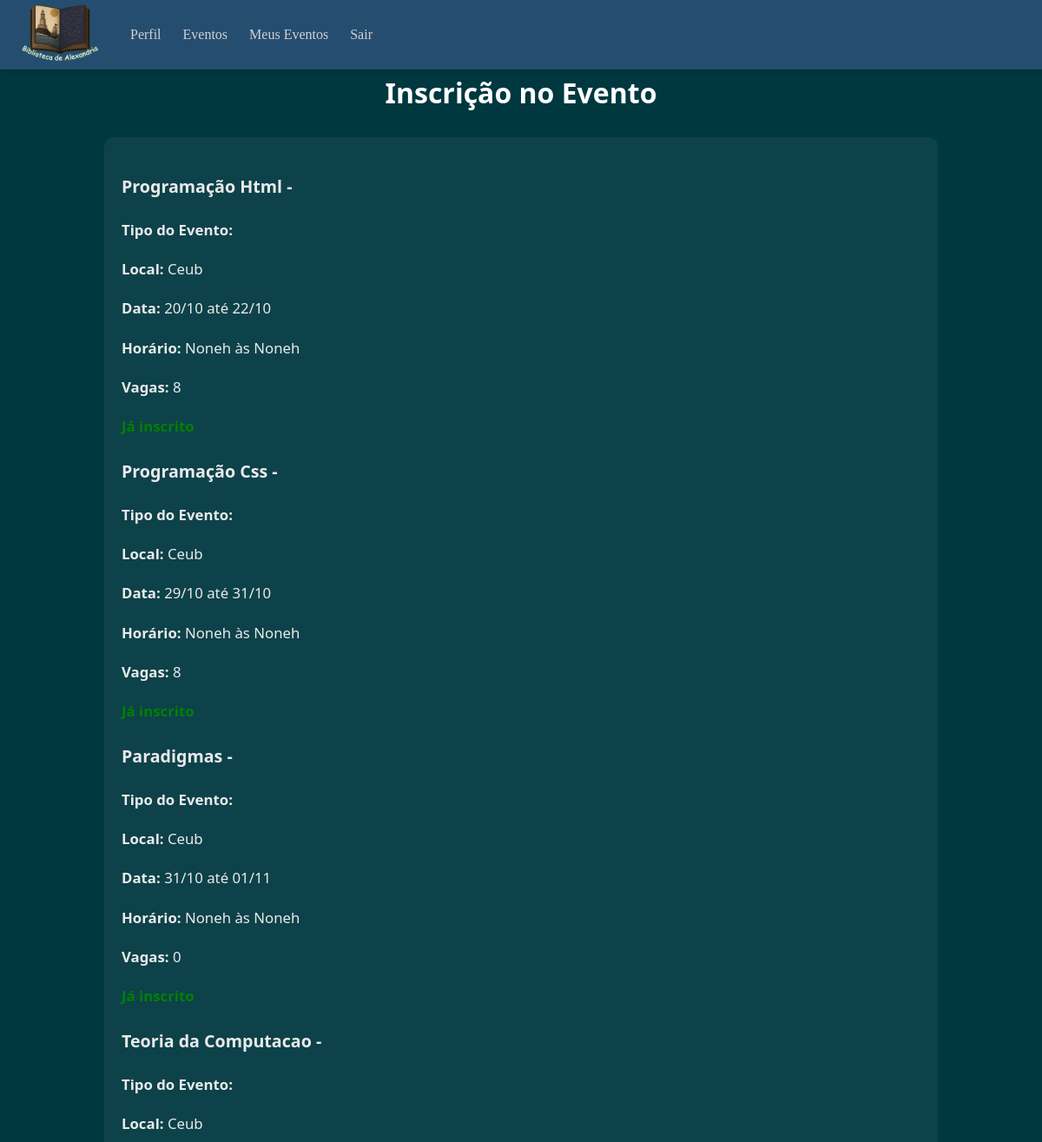
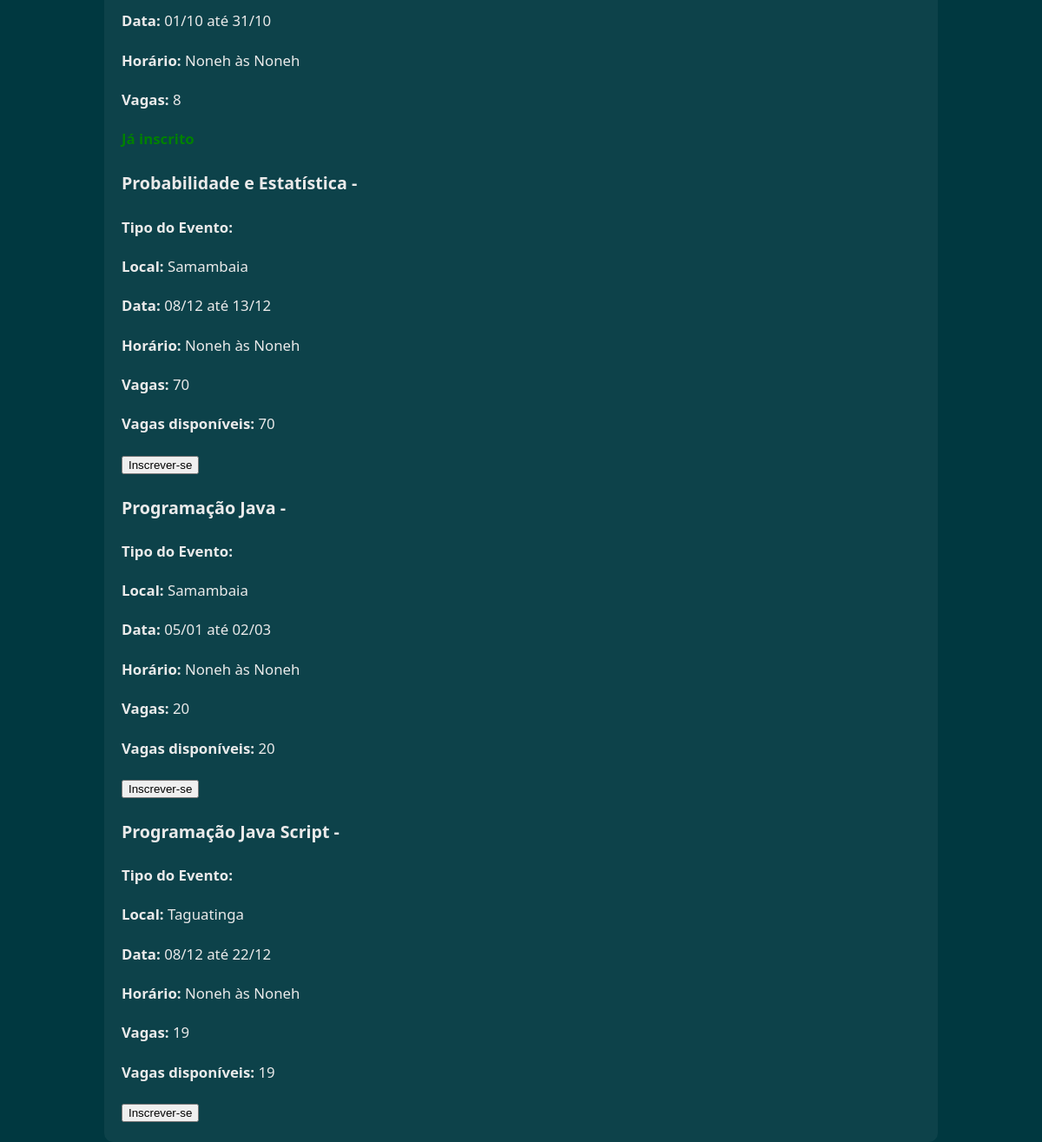
Page /eventos_disp/ (signed in) on the earlier database version (2 pictures, top to bottom).
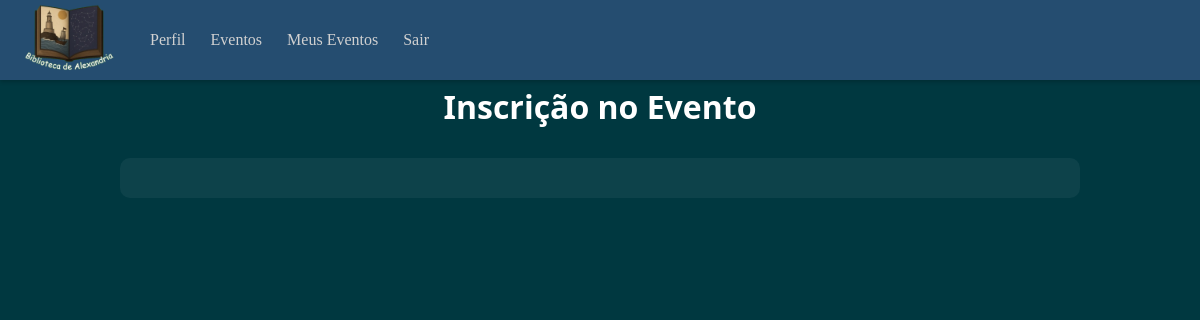
Same page on the later database version.
### login/models.py (models this page shows)
class Evento (models.Model):
    id_evento = models.AutoField(primary_key=True, unique=True)
    nome = models.TextField(max_length=100, null= True)
    tipoEvento = models.TextField(max_length=200)
    dataIni = models.DateField()
    dataFin = models.DateField()
    horasIni = models.TimeField(validators=[MinValueValidator(1)], null=True, blank=True)
    horasFin = models.TimeField(validators=[MinValueValidator(1)], null=True, blank=True)
    horasDura = models.TimeField(validators=[MinValueValidator(1)], null=True, blank=True)
    local = models.TextField(max_length=200)
    quantPart = models.IntegerField(validators=[MinValueValidator(0)], null=False, blank=False, default=0)
    organizador = models.TextField(max_length=200, null=False, blank=False)
    vagas = models.IntegerField(validators=[MinValueValidator(1)], null=False)
    certificado = models.BooleanField(default=False)

### login/views.py (the view)
# urls.py: path("eventos_disp/", views.eventos_disponiveis, name="inscricao_evento_disp"),
def eventos_disponiveis(request):
    usuario_id = request.session.get("usuario_id")
    if not usuario_id:
        return redirect("login")
    usuario = get_object_or_404(Usuario, id_usuario=usuario_id)
    inscritos_ids = Inscrito.objects.filter(usuario_id=usuario).values_list('evento_id', flat=True)
    eventos = Evento.objects.all()
    return render(request, "inscricao.html", {
        "usuario": usuario,
        "eventos": eventos,
        "inscritos": inscritos_ids,  # só os IDs
    })

### login/templates/inscricao.html (shortened to what this page needs)
{% extends "base.html" %}
{% load static %}
{% block content %}
<link rel="stylesheet" href="{% static 'Css/style_insc_eventos.css' %}">
<div class="container">
  <h2>Inscrição no Evento</h2>
    <div class="eventosDisp-quadro">
        <div class="eventos-lista">
            {% for evento in eventos  %}
                {%if not evento.emitido %}
                <div class="eventos-itens">
                    <h3>{{ evento.nome }} - {{ evento.tipoevento }}</h3>
                    <p><strong>Tipo do Evento:</strong> {{ evento.tipoevento }}</p>
                    <p><strong>Local:</strong> {{ evento.local }}</p>
                    <p><strong>Data:</strong> {{ evento.dataIni|date:"d/m" }} até {{ evento.dataFin|date:"d/m" }}</p>
                    <p><strong>Horário:</strong> {{ evento.horasIni }}h às {{ evento.horasFin }}h</p>
                    <p><strong>Vagas:</strong> {{ evento.vagas }}</p>
                    {% if evento.id_evento in inscritos %}
                    <span style="color: green; font-weight: bold;"> Já inscrito</span>
                    {% else %}
                    <p><strong>Vagas disponíveis:</strong> {{ evento.vagas }}</p>
                        <form method="post" action="{% url 'inscricao_evento' evento.id_evento %}">
                            <div class="eve-btn">
                                <button type="submit" class="eventos-inscricao-btn">Inscrever-se</button>
                            </div>
                        </form>
                    {% endif %}
                </div>
            {% endif %}
            {% endfor %}
        </div>
    </div>
</div>
{% endblock %}

### login/templates/base.html (shortened to what this page needs)
<!DOCTYPE html>
{% load static %}
<html lang="pt-BR">
  <head>
    <link rel="stylesheet" href="{% static 'Css/style_base.css' %}">
  </head>
  <body>
    <header class="topbar" role="banner">
      <a href="{% url 'home_page' %}" class="brand">
          <img src="{% static 'imagens/logo_bibli.png' %}" alt="Logo Biblioteca de Alexandria">
      </a>
      <nav aria-label="Navegação principal">
        <ul class="nav">
          <li><a href="{% url 'edit_user' %}" role="button">Perfil</a></li>
          <li><a href="{% url 'inscricao_evento_disp' %}" role="button">Eventos</a></li>
          <li><a href="{% url 'list_inscricao' %}" role="button">Meus Eventos</a></li>
          <li><a href="{% url 'logout' %}" role="button">Sair</a></li>
        </ul>
      </nav>
    </header>
  </body>
    <div class="container">
      {% block content %}
      {% endblock %}
    </div>
</html>

### static/Css/style_base.css (style rules this page uses)
body { margin: 0; padding-top: 55px; background-color: #003840 }
.topbar { position: fixed; top: 0; left: 0; width: 100%; height: 80px; background-color: #254d70; display: flex; align-items: center; padding: 0 20px; box-shadow: 0 2px 4px rgba(0,0,0,0.2); z-index: 1000; }
.topbar .brand img { height: 100px; width: auto; cursor: pointer; }
.topbar .brand { margin-right: 30px; }
.topbar .brand { font-size: 1.3rem; color: white; font-weight: 600; margin-right: 30px; }
.topbar nav .nav { list-style: none; display: flex; gap: 25px; margin: 0; padding: 0; }
.topbar .nav li a { text-decoration: none; color: #d1d1d1; font-size: 1rem; transition: 0.2s; }

### static/Css/style_insc_eventos.css (style rules this page uses)
h2 { text-align: center; color: #ffffff; font-size: 2rem; margin-top: 30px; margin-bottom: 30px; font-family: "Segoe UI", Arial, sans-serif; font-weight: 600; }
.eventosDisp-quadro { margin-left: 10%; margin-right: 10%; padding: 20px; background: rgba(255, 255, 255, 0.05); border-radius: 10px; color: #eaeaea; font-size: 1.05rem; font-family: "Segoe UI", Arial, sans-serif; line-height: 1.7; text-align: justify; text-rendering: optimizeLegibility; -webkit-font-smoothing: antialiased; }

Differences in the rows shown:
removed Evento: nome "Programação Html", local "Ceub", dataIni "20/10", dataFin "22/10", horasIni "None", horasFin "None", vagas "8", shows "Já inscrito"
removed Evento: nome "Programação Css", local "Ceub", dataIni "29/10", dataFin "31/10", horasIni "None", horasFin "None", vagas "8", shows "Já inscrito"
removed Evento: nome "Paradigmas", local "Ceub", dataIni "31/10", dataFin "01/11", horasIni "None", horasFin "None", vagas "0", shows "Já inscrito"
removed Evento: nome "Teoria da Computacao", local "Ceub", dataIni "01/10", dataFin "31/10", horasIni "None", horasFin "None", vagas "8", shows "Já inscrito"
removed Evento: nome "Probabilidade e Estatística", local "Samambaia", dataIni "08/12", dataFin "13/12", horasIni "None", horasFin "None", vagas "70"
removed Evento: nome "Programação Java", local "Samambaia", dataIni "05/01", dataFin "02/03", horasIni "None", horasFin "None", vagas "20"
removed Evento: nome "Programação Java Script", local "Taguatinga", dataIni "08/12", dataFin "22/12", horasIni "None", horasFin "None", vagas "19"
